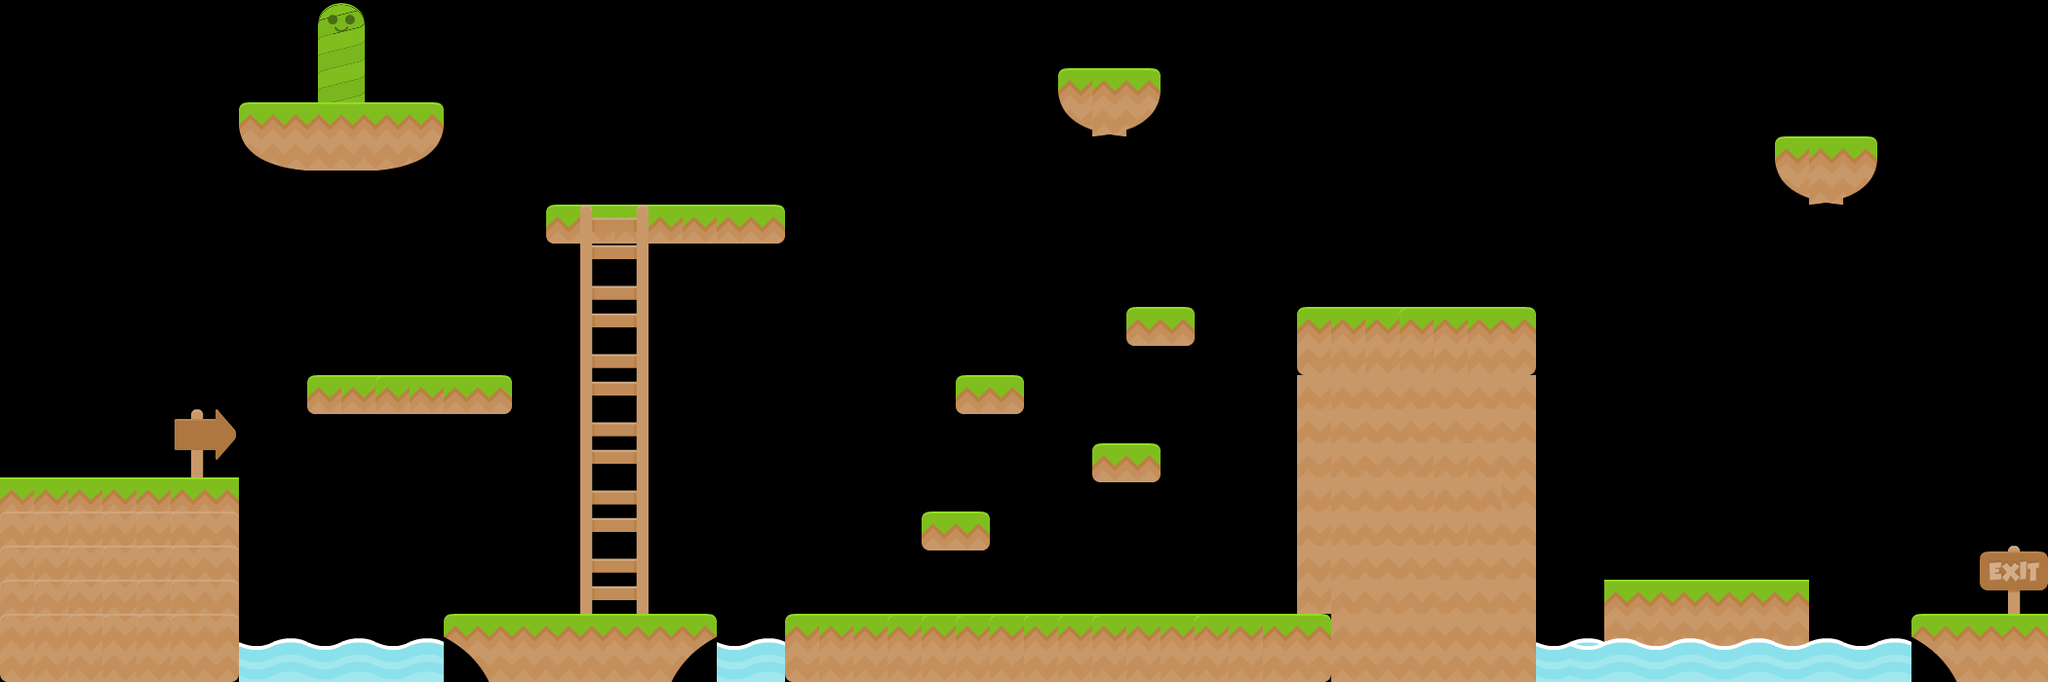

Tiled map render using the project's own tile images. Description and the map definition, with tile-layer contents summarised, below:
An orthogonal 60x20 tile map with 35x35 px tiles, 3 tile layers (platforms, Ladders, background).

<map version="1.0" orientation="orthogonal" renderorder="right-down" width="60" height="20" tilewidth="35" tileheight="35" nextobjectid="1">
 <tileset firstgid="1" name="tileset" tilewidth="70" tileheight="70" spacing="2" margin="2" tilecount="196" columns="14">
  <image source="tileset.png" width="1024" height="1024" />
 </tileset>
 <layer name="platforms" width="60" height="20">
  <data>[1200 cells, 114 non-empty, 13 distinct tile ids]</data>
 </layer>
 <layer name="Ladders" width="60" height="20">
  <data>[1200 cells, 6 non-empty, 2 distinct tile ids]</data>
 </layer>
 <layer name="background" width="60" height="20">
  <data>[1200 cells, 14 non-empty, 5 distinct tile ids]</data>
 </layer>
</map>
